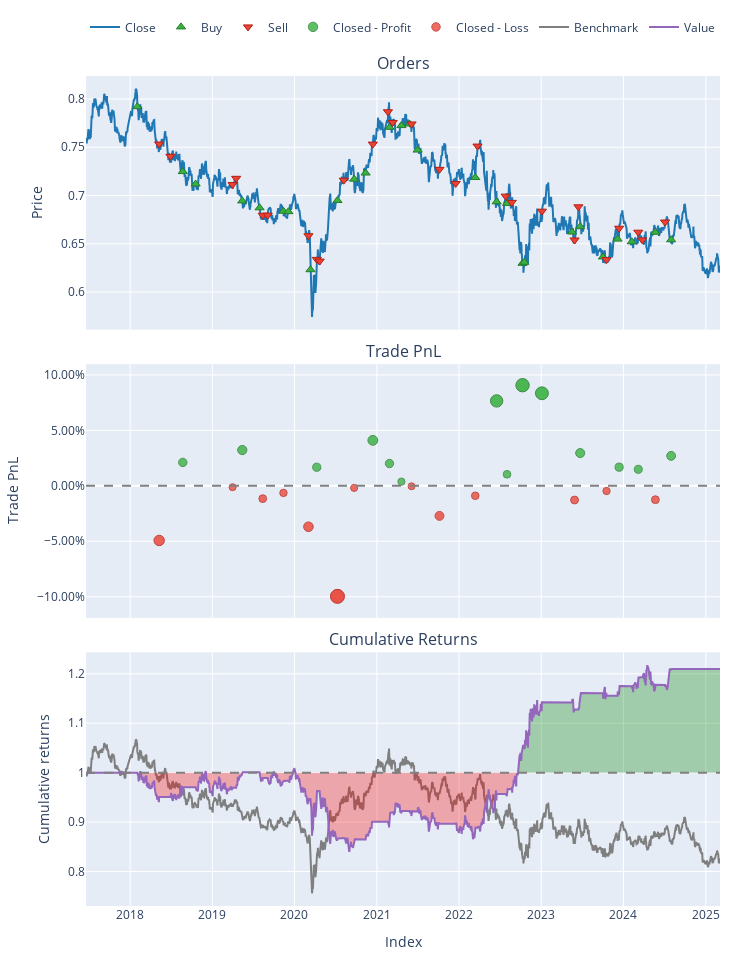

Write notebook code for a chart like this one.
### Code cell
# ✅ Define Initial Cash and Trading Fees
init_cash = 10000
fees = 0.0002  # 0.02% transaction cost

# ✅ Run Portfolio Backtest
portfolio = vbt.Portfolio.from_signals(
    close=df[pair1],  
    entries=entries > 0,
    exits=exits,
    short_entries=entries < 0,
    short_exits=exits,
    size=1,  
    size_type="percent",  
    init_cash=init_cash,
    fees=fees,
    freq="4H"
)

# ✅ Print Final Results
print("\n✅ Backtest Completed")
print(portfolio.stats())

# ✅ Plot Performance
portfolio.plot().show()

### Figure 1 — Plotly figure (JSON) as saved in the notebook; plotly's stock layout.template omitted (floating-point values rounded to 4 significant figures; data arrays with more than 128 entries replaced by an {"elided": "..."} marker saying what was removed)
{"data": [{"legendgroup": "0", "line": {"color": "#1f77b4"}, "name": "Close", "showlegend": true, "type": "scatter", "uid": "902ad821-26f7-404d-9a00-bb9e00b67ace", "x": {"elided": "2000 str values"}, "xaxis": "x", "y": {"elided": "2000 float values"}, "yaxis": "y"}, {"customdata": [[0, 12620.0, 2.0], [3, 12830.0, 1.86], [4, 13630.0, 1.941], [7, 13510.0, 1.876], [8, 14560.0, 2.001], [11, 14550.0, 1.99], [12, 14390.0, 1.966], [14, 15190.0, 1.893], [17, 15230.0, 2.116], [19, 12100.0, 1.736], [20, 11960.0, 1.73], [23, 11440.0, 1.764], [25, 11840.0, 1.829], [26, 11910.0, 1.844], [28, 12340.0, 1.843], [31, 12580.0, 1.809], [33, 11830.0, 1.641], [35, 13680.0, 1.893], [37, 13950.0, 1.757], [38, 16710.0, 2.109], [40, 17250.0, 2.284], [43, 16380.0, 2.188], [44, 18240.0, 2.322], [46, 17650.0, 2.311], [48, 18020.0, 2.35], [51, 18230.0, 2.414], [53, 17510.0, 2.291]], "hovertemplate": "Order Id: %{customdata[0]}<br>Timestamp: %{x}<br>Price: %{y}<br>Size: %{customdata[1]:.6f}<br>Fees: %{customdata[2]:.6f}", "legendgroup": "1", "marker": {"color": "#37B13F", "line": {"color": "rgb(38,123,44)", "width": 1}, "size": 8, "symbol": "triangle-up"}, "mode": "markers", "name": "Buy", "type": "scatter", "uid": "61763f32-c876-46c0-a8ff-aa1552714d58", "x": ["2018-02-02T00:00:00", "2018-08-23T00:00:00", "2018-10-19T00:00:00", "2019-05-14T00:00:00", "2019-07-30T00:00:00", "2019-11-13T00:00:00", "2019-12-05T00:00:00", "2020-03-12T00:00:00", "2020-07-10T00:00:00", "2020-09-22T00:00:00", "2020-11-12T00:00:00", "2021-02-26T00:00:00", "2021-04-20T00:00:00", "2021-05-26T00:00:00", "2021-07-01T00:00:00", "2022-03-14T00:00:00", "2022-06-17T00:00:00", "2022-08-02T00:00:00", "2022-10-10T00:00:00", "2022-10-18T00:00:00", "2023-05-18T00:00:00", "2023-06-23T00:00:00", "2023-10-02T00:00:00", "2023-12-06T00:00:00", "2024-02-07T00:00:00", "2024-05-22T00:00:00", "2024-07-31T00:00:00"], "xaxis": "x", "y": [0.7921, 0.7248, 0.7119, 0.6944, 0.6873, 0.6838, 0.6833, 0.6231, 0.6948, 0.717, 0.7233, 0.7707, 0.7724, 0.7741, 0.7471, 0.7186, 0.6935, 0.6918, 0.6298, 0.6309, 0.6622, 0.6677, 0.6363, 0.6549, 0.652, 0.6619, 0.6542], "yaxis": "y"}, {"customdata": [[1, 12620.0, 1.902], [2, 12830.0, 1.901], [5, 13630.0, 1.94], [6, 13510.0, 1.939], [9, 14560.0, 1.979], [10, 14550.0, 1.978], [13, 14390.0, 1.894], [15, 15190.0, 1.926], [16, 15230.0, 1.925], [18, 12100.0, 1.733], [21, 11960.0, 1.802], [22, 11440.0, 1.801], [24, 11840.0, 1.837], [27, 11910.0, 1.844], [29, 12340.0, 1.794], [30, 12580.0, 1.793], [32, 11830.0, 1.777], [34, 13680.0, 1.913], [36, 13950.0, 1.933], [39, 16710.0, 2.285], [41, 17250.0, 2.256], [42, 16380.0, 2.255], [45, 18240.0, 2.312], [47, 17650.0, 2.351], [49, 18020.0, 2.386], [50, 18230.0, 2.385], [52, 17510.0, 2.355]], "hovertemplate": "Order Id: %{customdata[0]}<br>Timestamp: %{x}<br>Price: %{y}<br>Size: %{customdata[1]:.6f}<br>Fees: %{customdata[2]:.6f}", "legendgroup": "2", "marker": {"color": "#EA4335", "line": {"color": "rgb(181,31,18)", "width": 1}, "size": 8, "symbol": "triangle-down"}, "mode": "markers", "name": "Sell", "type": "scatter", "uid": "981607e6-dafe-4ad0-a3c2-83805940d10a", "x": ["2018-05-10T00:00:00", "2018-06-29T00:00:00", "2019-04-01T00:00:00", "2019-04-17T00:00:00", "2019-08-13T00:00:00", "2019-09-04T00:00:00", "2020-03-03T00:00:00", "2020-04-09T00:00:00", "2020-04-22T00:00:00", "2020-08-07T00:00:00", "2020-12-14T00:00:00", "2021-02-19T00:00:00", "2021-03-12T00:00:00", "2021-06-04T00:00:00", "2021-10-06T00:00:00", "2021-12-17T00:00:00", "2022-03-24T00:00:00", "2022-07-27T00:00:00", "2022-08-23T00:00:00", "2023-01-04T00:00:00", "2023-05-29T00:00:00", "2023-06-15T00:00:00", "2023-10-18T00:00:00", "2023-12-13T00:00:00", "2024-03-07T00:00:00", "2024-03-25T00:00:00", "2024-07-04T00:00:00"], "xaxis": "x", "y": [0.7534, 0.7407, 0.7114, 0.7178, 0.6796, 0.6797, 0.6583, 0.6339, 0.6321, 0.7159, 0.7533, 0.7868, 0.7757, 0.7741, 0.7271, 0.7126, 0.7513, 0.6994, 0.6929, 0.6838, 0.6539, 0.6883, 0.6336, 0.6661, 0.662, 0.654, 0.6726], "yaxis": "y"}, {"customdata": [[1, 1, 200.6, 0.0211], [3, 3, 312.9, 0.03227], [7, 7, 158.7, 0.01677], [10, 10, 354.6, 0.041], [11, 11, 180.9, 0.02009], [12, 12, 34.82, 0.003791], [16, 16, 680.3, 0.07655], [17, 17, 99.47, 0.0104], [18, 18, 876.7, 0.0907], [19, 19, 879.6, 0.08343], [21, 21, 333.2, 0.02955], [23, 23, 194.2, 0.01681], [24, 24, 175.1, 0.0149], [26, 26, 318.0, 0.02701]], "hovertemplate": "Exit Trade Id: %{customdata[0]}<br>Position Id: %{customdata[1]}<br>Exit Timestamp: %{x}<br>PnL: %{customdata[2]:.6f}<br>Return: %{customdata[3]:.2%}", "legendgroup": "3", "marker": {"color": "#37B13F", "line": {"color": "rgb(38,123,44)", "width": 1}, "opacity": [0.7813, 0.7982, 0.7748, 0.8114, 0.7798, 0.7551, 0.8651, 0.7651, 0.8865, 0.8755, 0.7941, 0.7748, 0.7719, 0.7902], "size": [8.46, 9.249, 8.155, 9.864, 8.39, 7.24, 12.37, 7.706, 13.37, 12.86, 9.056, 8.158, 8.024, 8.877], "symbol": "circle"}, "mode": "markers", "name": "Closed - Profit", "type": "scatter", "uid": "43e5bb49-be38-45c8-b47e-ce86df49b0c4", "x": ["2018-08-23T00:00:00", "2019-05-14T00:00:00", "2020-04-09T00:00:00", "2020-12-14T00:00:00", "2021-02-26T00:00:00", "2021-04-20T00:00:00", "2022-06-17T00:00:00", "2022-08-02T00:00:00", "2022-10-10T00:00:00", "2023-01-04T00:00:00", "2023-06-23T00:00:00", "2023-12-13T00:00:00", "2024-03-07T00:00:00", "2024-07-31T00:00:00"], "xaxis": "x2", "y": [0.0211, 0.03227, 0.01677, 0.041, 0.02009, 0.003791, 0.07655, 0.0104, 0.0907, 0.08343, 0.02955, 0.01681, 0.0149, 0.02701], "yaxis": "y2"}, {"customdata": [[0, 0, -492.3, -0.04924], [2, 2, -11.92, -0.001229], [4, 4, -115.5, -0.01154], [5, 5, -63.05, -0.006374], [6, 6, -362.5, -0.03688], [8, 8, -959.2, -0.09966], [9, 9, -16.18, -0.001867], [13, 13, -3.569, -0.0003871], [14, 14, -249.8, -0.0271], [15, 15, -80.24, -0.008948], [20, 20, -146.2, -0.0128], [22, 22, -54.26, -0.004674], [25, 25, -148.8, -0.01248]], "hovertemplate": "Exit Trade Id: %{customdata[0]}<br>Position Id: %{customdata[1]}<br>Exit Timestamp: %{x}<br>PnL: %{customdata[2]:.6f}<br>Return: %{customdata[3]:.2%}", "legendgroup": "4", "marker": {"color": "#EA4335", "line": {"color": "rgb(181,31,18)", "width": 1}, "opacity": [0.8238, 0.7513, 0.7669, 0.759, 0.8051, 0.9, 0.7522, 0.75, 0.7904, 0.7629, 0.7688, 0.7565, 0.7683], "size": [10.44, 7.059, 7.787, 7.422, 9.573, 14, 7.104, 7, 8.884, 7.604, 7.875, 7.302, 7.853], "symbol": "circle"}, "mode": "markers", "name": "Closed - Loss", "type": "scatter", "uid": "435ffb86-a0e2-447d-a90d-3b6010644952", "x": ["2018-05-10T00:00:00", "2019-04-01T00:00:00", "2019-08-13T00:00:00", "2019-11-13T00:00:00", "2020-03-03T00:00:00", "2020-07-10T00:00:00", "2020-09-22T00:00:00", "2021-06-04T00:00:00", "2021-10-06T00:00:00", "2022-03-14T00:00:00", "2023-05-29T00:00:00", "2023-10-18T00:00:00", "2024-05-22T00:00:00"], "xaxis": "x2", "y": [-0.04924, -0.001229, -0.01154, -0.006374, -0.03688, -0.09966, -0.001867, -0.0003871, -0.0271, -0.008948, -0.0128, -0.004674, -0.01248], "yaxis": "y2"}, {"legendgroup": "5", "line": {"color": "#7f7f7f"}, "name": "Benchmark", "showlegend": true, "type": "scatter", "uid": "4fc483a6-335e-47f9-961f-ab54c47f4a4c", "x": {"elided": "2000 str values"}, "xaxis": "x3", "y": {"elided": "2000 float values"}, "yaxis": "y3"}, {"hoverinfo": "skip", "legendgroup": "6", "line": {"color": "rgba(0, 0, 0, 0)", "width": 0}, "opacity": 0, "showlegend": false, "type": "scatter", "uid": "c0eb3732-80a3-4a85-8758-2ce2fcf817b3", "x": {"elided": "2000 str values"}, "xaxis": "x3", "y": {"elided": "2000 int values"}, "yaxis": "y3"}, {"connectgaps": false, "fill": "tonexty", "fillcolor": "rgba(0, 128, 0, 0.3)", "hoverinfo": "skip", "legendgroup": "6", "line": {"color": "rgba(0, 0, 0, 0)", "width": 0}, "opacity": 0, "showlegend": false, "type": "scatter", "uid": "019c434a-8453-4039-923d-e1e5f6a1d60a", "x": {"elided": "2000 str values"}, "xaxis": "x3", "y": {"elided": "2000 float values"}, "yaxis": "y3"}, {"hoverinfo": "skip", "legendgroup": "6", "line": {"color": "rgba(0, 0, 0, 0)", "width": 0}, "opacity": 0, "showlegend": false, "type": "scatter", "uid": "8b6bef21-b817-4026-806a-09ddeb219141", "x": {"elided": "2000 str values"}, "xaxis": "x3", "y": {"elided": "2000 int values"}, "yaxis": "y3"}, {"connectgaps": false, "fill": "tonexty", "fillcolor": "rgba(255, 0, 0, 0.3)", "hoverinfo": "skip", "legendgroup": "6", "line": {"color": "rgba(0, 0, 0, 0)", "width": 0}, "opacity": 0, "showlegend": false, "type": "scatter", "uid": "7ded37b4-fae6-49de-9395-3cf153af9164", "x": {"elided": "2000 str values"}, "xaxis": "x3", "y": {"elided": "2000 float values"}, "yaxis": "y3"}, {"legendgroup": "7", "line": {"color": "#9467bd"}, "name": "Value", "showlegend": true, "type": "scatter", "uid": "0781b35f-8e51-47c8-8578-799c62d63d97", "x": {"elided": "2000 str values"}, "xaxis": "x3", "y": {"elided": "2000 float values"}, "yaxis": "y3"}, {"hoverinfo": "skip", "legendgroup": "6", "line": {"color": "rgba(0, 0, 0, 0)", "width": 0}, "opacity": 0, "showlegend": false, "type": "scatter", "uid": "fe79d6fd-d5f8-4a42-9586-4d3288ef2476", "x": {"elided": "2000 str values"}, "xaxis": "x3", "y": {"elided": "2000 int values"}, "yaxis": "y3"}], "layout": {"annotations": [{"font": {"size": 16}, "showarrow": false, "text": "Orders", "x": 0.5, "xanchor": "center", "xref": "paper", "y": 1, "yanchor": "bottom", "yref": "paper"}, {"font": {"size": 16}, "showarrow": false, "text": "Trade PnL", "x": 0.5, "xanchor": "center", "xref": "paper", "y": 0.6528, "yanchor": "bottom", "yref": "paper"}, {"font": {"size": 16}, "showarrow": false, "text": "Cumulative Returns", "x": 0.5, "xanchor": "center", "xref": "paper", "y": 0.3056, "yanchor": "bottom", "yref": "paper"}], "height": 960, "legend": {"orientation": "h", "traceorder": "normal", "x": 1, "xanchor": "right", "y": 1.042, "yanchor": "bottom"}, "margin": {"b": 30, "l": 30, "r": 30, "t": 30}, "shapes": [{"line": {"color": "gray", "dash": "dash"}, "type": "line", "x0": 0, "x1": 1, "xref": "paper", "y0": 0, "y1": 0, "yref": "y2"}, {"line": {"color": "gray", "dash": "dash"}, "type": "line", "x0": 0, "x1": 1, "xref": "paper", "y0": 1, "y1": 1, "yref": "y3"}], "showlegend": true, "width": 750, "xaxis": {"anchor": "y", "domain": [0, 1], "matches": "x3", "showticklabels": false}, "xaxis2": {"anchor": "y2", "domain": [0, 1], "matches": "x3", "showticklabels": false}, "xaxis3": {"anchor": "y3", "domain": [0, 1], "title": {"text": "Index"}}, "yaxis": {"anchor": "x", "domain": [0.6944, 1], "title": {"text": "Price"}}, "yaxis2": {"anchor": "x2", "domain": [0.3472, 0.6528], "tickformat": ".2%", "title": {"text": "Trade PnL"}}, "yaxis3": {"anchor": "x3", "domain": [0, 0.3056], "title": {"text": "Cumulative returns"}}}}
